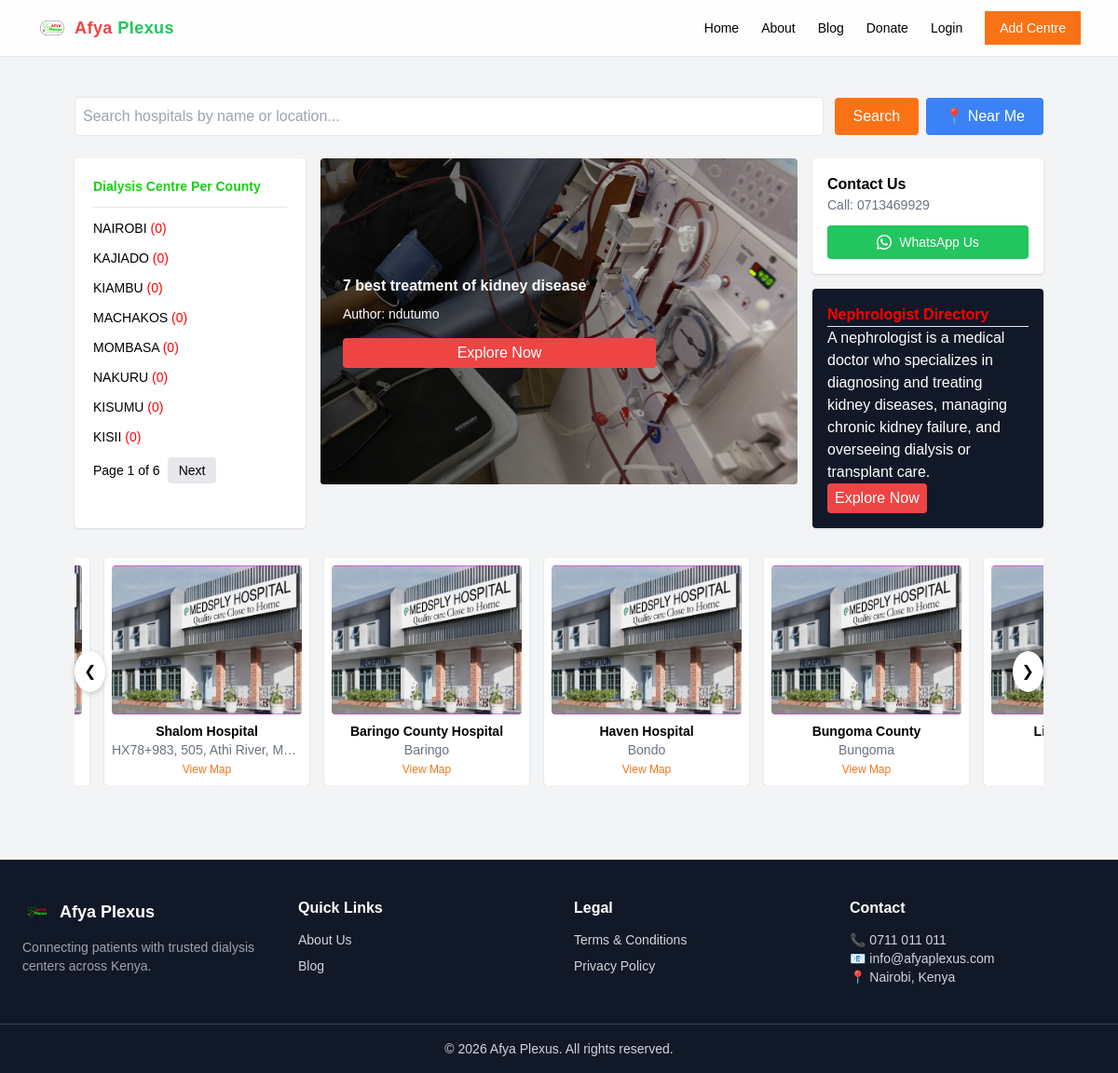
Before: / with the older database file.
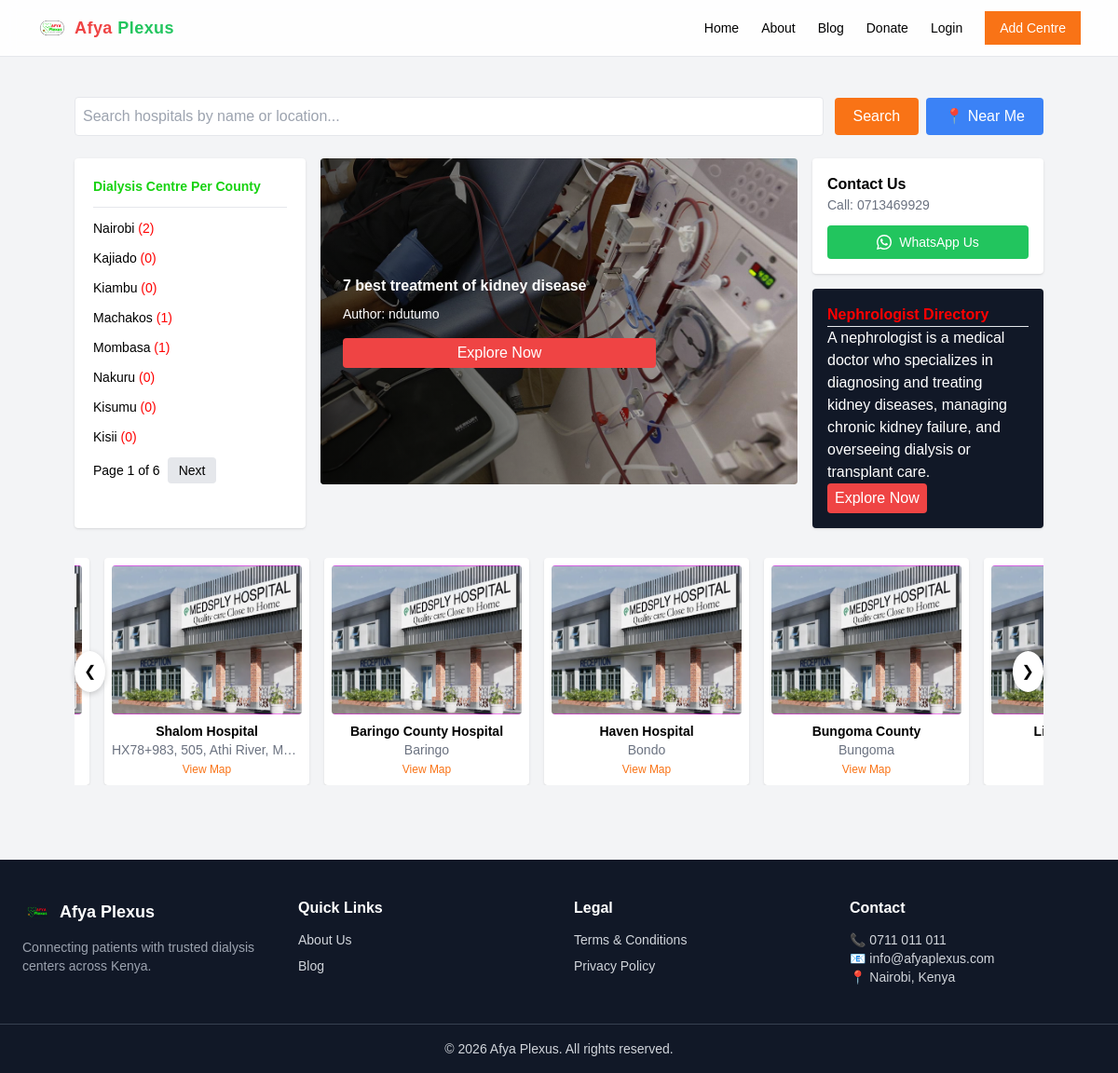
After: the same page with the newer database file.
### hospital/models.py (models this page shows, shortened)
class County(models.Model):
	id = models.UUIDField(primary_key=True, default=uuid.uuid1, editable=False)
	name = models.CharField(max_length=200)
	code = models.CharField(max_length=10,default='001')
	index = models.IntegerField(default=47)

### hospital/views.py (the view)
# urls.py: path('', views.home_page, name='home_page'),
def home_page(request):
    counties_qs = County.objects.order_by('index')
    county_counts = (Hospital.objects.values('county').annotate(total=Count('id')))
    county_count_map = {
        item['county']: item['total']
        for item in county_counts
        if item['county']
    }
    for county in counties_qs:
        county.hospital_count = county_count_map.get(county.name, 0)
    paginator = Paginator(counties_qs, 8)
    page_number = request.GET.get('page')
    counties = paginator.get_page(page_number)
    hospital = Hospital.objects.all()
    blog = Page.objects.filter(featured=True).last()
    context = {
        'counties': counties,
        'hospital': hospital,
        'blog': blog,
    }
    return render(request, 'hospital/home_page.html', context)

### hospital/templates/hospital/home_page.html (shortened to what the changed rows need)
{% extends 'base.html' %}
{% load static %}
{% load humanize %}
{% block content %}
<div class="lg:px-10 lg:py-6">
  <div class="grid lg:grid-cols-4 gap-4">
    <aside class="hidden lg:block bg-white p-5 rounded shadow">
      <ul class="space-y-3 text-sm">
        {% for county in counties %}
          <li>
            <a href="{% url 'county_centre' pk=county.pk %}"
               class="hover:text-orange-500">
              {{ county.name }}
              <span style="color: red;">
                ({{ county.hospital_count }})
              </span>
            </a>
          </li>
        {% endfor %}
      </ul>
    </aside>
    <div class="col-span-2 relative rounded overflow-hidden h-[350px]">
      <div class="relative z-10 h-full flex flex-col justify-center p-6 text-white max-w-sm">
        <h2 class="text-1xl font-bold mb-2">
          {{blog.title}}
        </h2>
      </div>
    </div>
    <aside class="space-y-4">
      <div class="bg-gray-900 text-white p-4 rounded shadow">
        <h2 style="color: red; font-weight: bold;">Nephrologist Directory</h2>
      </div>
    </aside>
  </div>
</div>
{% endblock %}

Changed rows visible on the page:
changed County: name "NAIROBI" → "Nairobi"; hospital_count "0" → "2"
changed County: name "KAJIADO" → "Kajiado"
changed County: name "KIAMBU" → "Kiambu"
changed County: name "MACHAKOS" → "Machakos"; hospital_count "0" → "1"
changed County: name "MOMBASA" → "Mombasa"; hospital_count "0" → "1"
changed County: name "NAKURU" → "Nakuru"
changed County: name "KISUMU" → "Kisumu"
changed County: name "KISII" → "Kisii"
